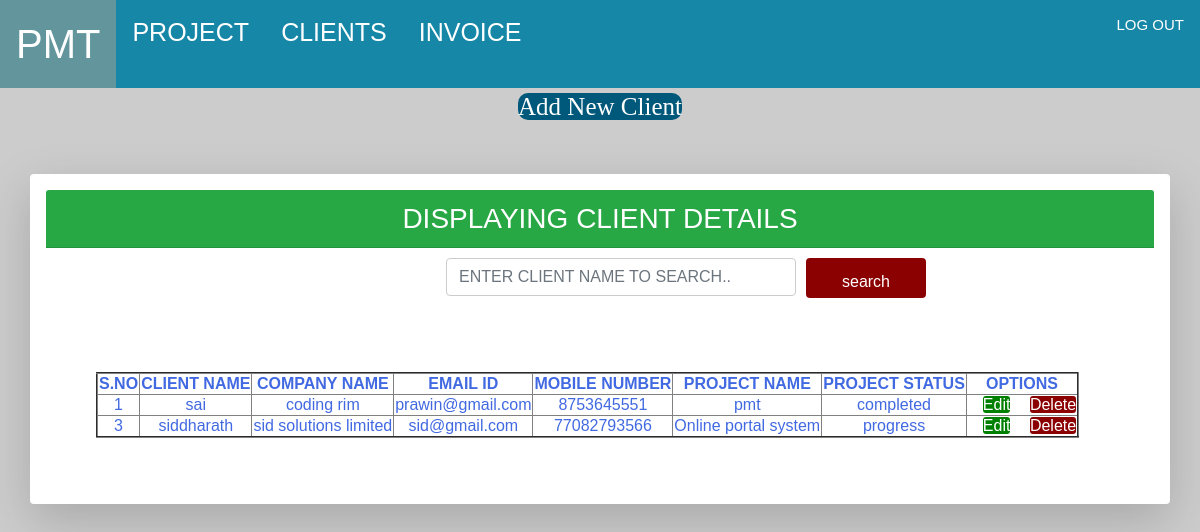
The app's page /clients.php (signed in) with its own data.
### tables this page shows
CREATE TABLE `clients` (
  `sno` int(11) NOT NULL,
  `name` varchar(30) NOT NULL,
  `companyname` varchar(50) NOT NULL,
  `emailid` varchar(100) NOT NULL,
  `number` bigint(10) NOT NULL,
  `companyadd` varchar(250) NOT NULL,
  `gstnumber` varchar(50) NOT NULL,
  `pname` varchar(75) NOT NULL,
  `pstatus` varchar(30) NOT NULL,
  `cname` varchar(50) NOT NULL,
  `cnumber` varchar(100) NOT NULL,
  `crelation` varchar(50) NOT NULL
);

### clients.php (the view, shortened to what this page needs)
<html>
    <head>
        <link rel="stylesheet" href="https://cdn.jsdelivr.net/npm/bootstrap@4.6.0/dist/css/bootstrap.min.css">
            </head>
          <body>
          <div class="topnav">
    <a class="active" href="index.php">PMT</a>
    <a href="project.php">PROJECT</a>
    <a href="clients.php">CLIENTS</a>
    <a href="invoice.php">INVOICE</a>
    <a class="f3"  href="logout.php">LOG OUT</a>
  </div>
            <center>
              <a class="f5" href="newclient.html">Add New Client</a>
          </center>
          <div class="container mt-5 shadow-lg p-3 mb-5 bg-white rounded rounded-right">
              <h3 class="card-header bg-success text-white text-center">DISPLAYING CLIENT DETAILS</h3>
              <form action="sea.php" method="post">
              <div class="f1">
                <div class="form-group">
                <input type="text" class="form-control" name="sena" placeholder="ENTER CLIENT NAME TO SEARCH..">
                </div>
                <input type="submit" class="btn" name="submit" value="search">
</form>
                </div>
<?php
$conn=mysqli_connect("localhost","root","","inter") or die("failed:" . mysqli_connect_error());
$records = mysqli_query($conn,"select * from clients");
echo"<table border='2'>
<tr>
<th>S.NO</th>
<th>CLIENT NAME</th>
<th>COMPANY NAME</th>
<th>EMAIL ID</th>
<th>MOBILE NUMBER</th>
<th>PROJECT NAME</th>
<th>PROJECT STATUS</th>
<th>OPTIONS</th>
</tr>";
while($data = mysqli_fetch_array($records))
{
  ?>
  <tr>
    <td><?php echo $data['sno']; ?></td>
    <td><?php echo $data['name']; ?></td>
    <td><?php echo $data['companyname']; ?></td>
    <td><?php echo $data['emailid']; ?></td>
    <td><?php echo $data['number']; ?></td>
    <td><?php echo $data['pname']; ?></td>
    <td><?php echo $data['pstatus']; ?></td>
    <td><a class="b1" href="edit.php?id=<?php echo $data['sno']; ?>">Edit</a> <a class="b2" href="dele1.php?id=<?php echo $data['sno']; ?>">Delete</a></td>
  </tr>
<?php
}
?>
</table>
    </body>
</html>

### clients.php (style rules this page uses)
body { background-image: url("back4.png"); background-size:1517px 750px; background-color: #cccccc; margin: 0; font-family: Arial, Helvetica, sans-serif; color:white; }
.topnav { overflow: hidden; background-color:#1687a7; }
.topnav a { float: left; color: white; text-align: center; padding: 14px 16px; text-decoration: none; font-size: 25; }
.topnav a.active { color: white; font-size:40; }
.topnav a.f3 { color: white; font-size:15; float:right; }
.f5 { margin:10px; text-align:center; font-family:simpson; font-size:25; background-color:#00587a; color:white; text-decoration: none; border-radius: 10px; margin:5px; }
table { margin:50px; color:royalblue; text-align:Center; }
.f1 { display:inline-flex; margin:10px; margin-left:400px; margin-right: 10px; border-radius:10px; float:center; }
input[type=text], select, textarea { width: 350px; padding: 12px; border: 1px solid #ccc; border-radius: 4px; resize: vertical; }
input[type=submit] { background-color: darkred; color: white; padding: 12px 20px; border: none; height:40px; width:120px; margin-left:10px; border-radius: 4px; cursor: pointer; }
.b1 { margin-left:15px; color:white; background-color:green; border-radius:3px; text-decoration:none; }
.b2 { margin-left:15px; color:white; width:15px; background-color:darkred; border-radius:3px; text-decoration:none; }

### records on screen
clients: sno "1", name "sai", companyname "coding rim", emailid "prawin@gmail.com", number "8753645551", pname "pmt", pstatus "completed"
clients: sno "3", name "siddharath", companyname "sid solutions limited", emailid "sid@gmail.com", number "77082793566", pname "Online portal system", pstatus "progress"
